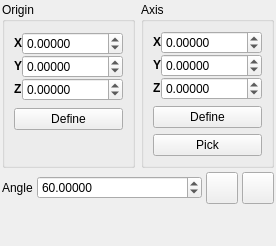
      <widget class="QWidget" name="RotateTab">
       <attribute name="title">
        <string>Axis Rotate</string>
       </attribute>
       <layout class="QVBoxLayout">
        <property name="spacing">
         <number>4</number>
        </property>
        <property name="margin">
         <number>2</number>
        </property>
        <item>
         <layout class="QHBoxLayout" name="_2">
          <property name="spacing">
           <number>6</number>
          </property>
          <property name="margin">
           <number>0</number>
          </property>
          <item>
           <widget class="QGroupBox" name="RotateOriginGroup">
            <property name="sizePolicy">
             <sizepolicy hsizetype="Minimum" vsizetype="Minimum">
              <horstretch>0</horstretch>
              <verstretch>0</verstretch>
             </sizepolicy>
            </property>
            <property name="title">
             <string>Origin</string>
            </property>
            <layout class="QVBoxLayout" name="verticalLayout_3">
             <item>
              <layout class="QGridLayout" name="_4">
               <property name="margin">
                <number>0</number>
               </property>
               <property name="spacing">
                <number>0</number>
               </property>
               <item row="0" column="0">
                <widget class="QLabel" name="label">
                 <property name="sizePolicy">
                  <sizepolicy hsizetype="Fixed" vsizetype="Fixed">
                   <horstretch>0</horstretch>
                   <verstretch>0</verstretch>
                  </sizepolicy>
                 </property>
                 <property name="font">
                  <font>
                   <weight>75</weight>
                   <bold>true</bold>
                  </font>
                 </property>
                 <property name="text">
                  <string>X</string>
                 </property>
                </widget>
               </item>
               <item row="0" column="1">
                <widget class="QDoubleSpinBox" name="RotateOriginXSpin">
                 <property name="sizePolicy">
                  <sizepolicy hsizetype="Expanding" vsizetype="Fixed">
                   <horstretch>0</horstretch>
                   <verstretch>0</verstretch>
                  </sizepolicy>
                 </property>
                 <property name="decimals">
                  <number>5</number>
                 </property>
                 <property name="minimum">
                  <double>-10000.000000000000000</double>
                 </property>
                 <property name="maximum">
                  <double>10000.000000000000000</double>
                 </property>
                </widget>
               </item>
               <item row="1" column="1">
                <widget class="QDoubleSpinBox" name="RotateOriginYSpin">
                 <property name="sizePolicy">
                  <sizepolicy hsizetype="Expanding" vsizetype="Fixed">
                   <horstretch>0</horstretch>
                   <verstretch>0</verstretch>
                  </sizepolicy>
                 </property>
                 <property name="decimals">
                  <number>5</number>
                 </property>
                 <property name="minimum">
                  <double>-10000.000000000000000</double>
                 </property>
                 <property name="maximum">
                  <double>10000.000000000000000</double>
                 </property>
                </widget>
               </item>
               <item row="2" column="0">
                <widget class="QLabel" name="label_3">
                 <property name="sizePolicy">
                  <sizepolicy hsizetype="Fixed" vsizetype="Fixed">
                   <horstretch>0</horstretch>
                   <verstretch>0</verstretch>
                  </sizepolicy>
                 </property>
                 <property name="font">
                  <font>
                   <weight>75</weight>
                   <bold>true</bold>
                  </font>
                 </property>
                 <property name="text">
                  <string>Z</string>
                 </property>
                </widget>
               </item>
               <item row="1" column="0">
                <widget class="QLabel" name="label_2">
                 <property name="sizePolicy">
                  <sizepolicy hsizetype="Fixed" vsizetype="Fixed">
                   <horstretch>0</horstretch>
                   <verstretch>0</verstretch>
                  </sizepolicy>
                 </property>
                 <property name="font">
                  <font>
                   <weight>75</weight>
                   <bold>true</bold>
                  </font>
                 </property>
                 <property name="text">
                  <string>Y</string>
                 </property>
                </widget>
               </item>
               <item row="2" column="1">
                <widget class="QDoubleSpinBox" name="RotateOriginZSpin">
                 <property name="sizePolicy">
                  <sizepolicy hsizetype="Expanding" vsizetype="Fixed">
                   <horstretch>0</horstretch>
                   <verstretch>0</verstretch>
                  </sizepolicy>
                 </property>
                 <property name="decimals">
                  <number>5</number>
                 </property>
                 <property name="minimum">
                  <double>-10000.000000000000000</double>
                 </property>
                 <property name="maximum">
                  <double>10000.000000000000000</double>
                 </property>
                </widget>
               </item>
              </layout>
             </item>
             <item>
              <widget class="QPushButton" name="RotateDefineOriginButton">
               <property name="text">
                <string>Define</string>
               </property>
               <property name="icon">
                <iconset resource="icons.qrc">
                 <normaloff>:/basic/icons/basic_define.svg</normaloff>:/basic/icons/basic_define.svg</iconset>
               </property>
              </widget>
             </item>
             <item>
              <spacer name="verticalSpacer">
               <property name="orientation">
                <enum>Qt::Vertical</enum>
               </property>
               <property name="sizeType">
                <enum>QSizePolicy::Fixed</enum>
               </property>
               <property name="sizeHint" stdset="0">
                <size>
                 <width>20</width>
                 <height>25</height>
                </size>
               </property>
              </spacer>
             </item>
            </layout>
           </widget>
          </item>
          <item>
           <widget class="QGroupBox" name="RotateOriginGroup_2">
            <property name="sizePolicy">
             <sizepolicy hsizetype="Minimum" vsizetype="Preferred">
              <horstretch>0</horstretch>
              <verstretch>0</verstretch>
             </sizepolicy>
            </property>
            <property name="title">
             <string>Axis</string>
            </property>
            <layout class="QVBoxLayout" name="verticalLayout_2">
             <item>
              <layout class="QGridLayout" name="_7">
               <property name="margin">
                <number>0</number>
               </property>
               <property name="spacing">
                <number>0</number>
               </property>
               <item row="0" column="1">
                <widget class="QDoubleSpinBox" name="RotateAxisXSpin">
                 <property name="sizePolicy">
                  <sizepolicy hsizetype="Expanding" vsizetype="Fixed">
                   <horstretch>0</horstretch>
                   <verstretch>0</verstretch>
                  </sizepolicy>
                 </property>
                 <property name="decimals">
                  <number>5</number>
                 </property>
                 <property name="minimum">
                  <double>-10000.000000000000000</double>
                 </property>
                 <property name="maximum">
                  <double>10000.000000000000000</double>
                 </property>
                 <property name="value">
                  <double>0.000000000000000</double>
                 </property>
                </widget>
               </item>
               <item row="1" column="1">
                <widget class="QDoubleSpinBox" name="RotateAxisYSpin">
                 <property name="sizePolicy">
                  <sizepolicy hsizetype="Expanding" vsizetype="Fixed">
                   <horstretch>0</horstretch>
                   <verstretch>0</verstretch>
                  </sizepolicy>
                 </property>
                 <property name="decimals">
                  <number>5</number>
                 </property>
                 <property name="minimum">
                  <double>-10000.000000000000000</double>
                 </property>
                 <property name="maximum">
                  <double>10000.000000000000000</double>
                 </property>
                </widget>
               </item>
               <item row="1" column="0">
                <widget class="QLabel" name="label_5">
                 <property name="sizePolicy">
                  <sizepolicy hsizetype="Fixed" vsizetype="Fixed">
                   <horstretch>0</horstretch>
                   <verstretch>0</verstretch>
                  </sizepolicy>
                 </property>
                 <property name="font">
                  <font>
                   <weight>75</weight>
                   <bold>true</bold>
                  </font>
                 </property>
                 <property name="text">
                  <string>Y</string>
                 </property>
                </widget>
               </item>
               <item row="2" column="0">
                <widget class="QLabel" name="label_6">
                 <property name="sizePolicy">
                  <sizepolicy hsizetype="Fixed" vsizetype="Fixed">
                   <horstretch>0</horstretch>
                   <verstretch>0</verstretch>
                  </sizepolicy>
                 </property>
                 <property name="font">
                  <font>
                   <weight>75</weight>
                   <bold>true</bold>
                  </font>
                 </property>
                 <property name="text">
                  <string>Z</string>
                 </property>
                </widget>
               </item>
               <item row="0" column="0">
                <widget class="QLabel" name="label_4">
                 <property name="sizePolicy">
                  <sizepolicy hsizetype="Fixed" vsizetype="Fixed">
                   <horstretch>0</horstretch>
                   <verstretch>0</verstretch>
                  </sizepolicy>
                 </property>
                 <property name="font">
                  <font>
                   <weight>75</weight>
                   <bold>true</bold>
                  </font>
                 </property>
                 <property name="text">
                  <string>X</string>
                 </property>
                </widget>
               </item>
               <item row="2" column="1">
                <widget class="QDoubleSpinBox" name="RotateAxisZSpin">
                 <property name="sizePolicy">
                  <sizepolicy hsizetype="Expanding" vsizetype="Fixed">
                   <horstretch>0</horstretch>
                   <verstretch>0</verstretch>
                  </sizepolicy>
                 </property>
                 <property name="decimals">
                  <number>5</number>
                 </property>
                 <property name="minimum">
                  <double>-10000.000000000000000</double>
                 </property>
                 <property name="maximum">
                  <double>10000.000000000000000</double>
                 </property>
                </widget>
               </item>
              </layout>
             </item>
             <item>
              <widget class="QPushButton" name="RotateDefineAxisButton">
               <property name="text">
                <string>Define</string>
               </property>
               <property name="icon">
                <iconset resource="icons.qrc">
                 <normaloff>:/basic/icons/basic_define.svg</normaloff>:/basic/icons/basic_define.svg</iconset>
               </property>
              </widget>
             </item>
             <item>
              <widget class="QPushButton" name="RotatePickAxisButton">
               <property name="text">
                <string>Pick</string>
               </property>
               <property name="icon">
                <iconset resource="icons.qrc">
                 <normaloff>:/basic/icons/basic_pick.svg</normaloff>:/basic/icons/basic_pick.svg</iconset>
               </property>
              </widget>
             </item>
            </layout>
           </widget>
          </item>
         </layout>
        </item>
        <item>
         <layout class="QHBoxLayout" name="_9">
          <property name="spacing">
           <number>4</number>
          </property>
          <property name="margin">
           <number>0</number>
          </property>
          <item>
           <widget class="QLabel" name="label_8">
            <property name="text">
             <string>Angle</string>
            </property>
           </widget>
          </item>
          <item>
           <widget class="QDoubleSpinBox" name="RotateAngleSpin">
            <property name="sizePolicy">
             <sizepolicy hsizetype="Expanding" vsizetype="Fixed">
              <horstretch>0</horstretch>
              <verstretch>0</verstretch>
             </sizepolicy>
            </property>
            <property name="suffix">
             <string/>
            </property>
            <property name="decimals">
             <number>5</number>
            </property>
            <property name="minimum">
             <double>0.000000000000000</double>
            </property>
            <property name="maximum">
             <double>360.000000000000000</double>
            </property>
            <property name="value">
             <double>60.000000000000000</double>
            </property>
           </widget>
          </item>
          <item>
           <widget class="QPushButton" name="RotateAnticlockwiseButton">
            <property name="sizePolicy">
             <sizepolicy hsizetype="Fixed" vsizetype="Fixed">
              <horstretch>0</horstretch>
              <verstretch>0</verstretch>
             </sizepolicy>
            </property>
            <property name="minimumSize">
             <size>
              <width>32</width>
              <height>32</height>
             </size>
            </property>
            <property name="maximumSize">
             <size>
              <width>32</width>
              <height>32</height>
             </size>
            </property>
            <property name="toolTip">
             <string>Rotate selection anticlockwise about current origin/axis</string>
            </property>
            <property name="text">
             <string/>
            </property>
            <property name="icon">
             <iconset resource="icons.qrc">
              <normaloff>:/arrows/icons/arrow_anticlockwise.svg</normaloff>:/arrows/icons/arrow_anticlockwise.svg</iconset>
            </property>
            <property name="iconSize">
             <size>
              <width>24</width>
              <height>24</height>
             </size>
            </property>
            <property name="checkable">
             <bool>false</bool>
            </property>
            <property name="autoDefault">
             <bool>false</bool>
            </property>
           </widget>
          </item>
          <item>
           <widget class="QPushButton" name="RotateClockwiseButton">
            <property name="sizePolicy">
             <sizepolicy hsizetype="Fixed" vsizetype="Fixed">
              <horstretch>0</horstretch>
              <verstretch>0</verstretch>
             </sizepolicy>
            </property>
            <property name="minimumSize">
             <size>
              <width>32</width>
              <height>32</height>
             </size>
            </property>
            <property name="maximumSize">
             <size>
              <width>32</width>
              <height>32</height>
             </size>
            </property>
            <property name="toolTip">
             <string>Rotate selection clockwise about defined origin/axis</string>
            </property>
            <property name="text">
             <string/>
            </property>
            <property name="icon">
             <iconset resource="icons.qrc">
              <normaloff>:/arrows/icons/arrow_clockwise.svg</normaloff>:/arrows/icons/arrow_clockwise.svg</iconset>
            </property>
            <property name="iconSize">
             <size>
              <width>24</width>
              <height>24</height>
             </size>
            </property>
            <property name="checkable">
             <bool>false</bool>
            </property>
            <property name="autoDefault">
             <bool>false</bool>
            </property>
           </widget>
          </item>
         </layout>
        </item>
        <item>
         <spacer name="verticalSpacer_2">
          <property name="orientation">
           <enum>Qt::Vertical</enum>
          </property>
          <property name="sizeHint" stdset="0">
           <size>
            <width>20</width>
            <height>40</height>
           </size>
          </property>
         </spacer>
        </item>
       </layout>
      </widget>
